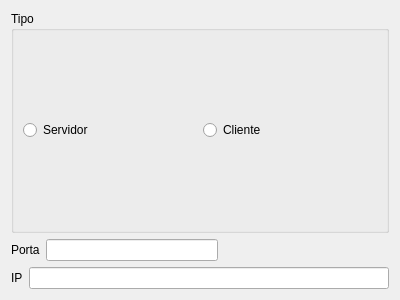
<?xml version="1.0" encoding="UTF-8"?>
<ui version="4.0">
 <class>Conexao</class>
 <widget class="QWidget" name="Conexao">
  <property name="geometry">
   <rect>
    <x>0</x>
    <y>0</y>
    <width>400</width>
    <height>300</height>
   </rect>
  </property>
  <property name="sizePolicy">
   <sizepolicy hsizetype="Expanding" vsizetype="Expanding">
    <horstretch>0</horstretch>
    <verstretch>0</verstretch>
   </sizepolicy>
  </property>
  <property name="windowTitle">
   <string>Form</string>
  </property>
  <layout class="QVBoxLayout" name="verticalLayout_2">
   <item>
    <widget class="QGroupBox" name="groupBox">
     <property name="title">
      <string>Tipo</string>
     </property>
     <layout class="QHBoxLayout" name="horizontalLayout">
      <item>
       <widget class="QRadioButton" name="rbServidor">
        <property name="text">
         <string>Servidor</string>
        </property>
       </widget>
      </item>
      <item>
       <widget class="QRadioButton" name="rbCliente">
        <property name="text">
         <string>Cliente</string>
        </property>
       </widget>
      </item>
     </layout>
    </widget>
   </item>
   <item>
    <layout class="QVBoxLayout" name="verticalLayout">
     <item>
      <layout class="QHBoxLayout" name="horizontalLayout_2">
       <item>
        <widget class="QLabel" name="label">
         <property name="text">
          <string>Porta</string>
         </property>
        </widget>
       </item>
       <item>
        <widget class="QLineEdit" name="edtPorta"/>
       </item>
       <item>
        <spacer name="horizontalSpacer">
         <property name="orientation">
          <enum>Qt::Horizontal</enum>
         </property>
         <property name="sizeHint" stdset="0">
          <size>
           <width>40</width>
           <height>20</height>
          </size>
         </property>
        </spacer>
       </item>
      </layout>
     </item>
     <item>
      <layout class="QHBoxLayout" name="horizontalLayout_3">
       <item>
        <widget class="QLabel" name="label_2">
         <property name="text">
          <string>IP</string>
         </property>
        </widget>
       </item>
       <item>
        <widget class="QLineEdit" name="edtIP"/>
       </item>
      </layout>
     </item>
    </layout>
   </item>
  </layout>
 </widget>
 <resources/>
 <connections/>
</ui>
